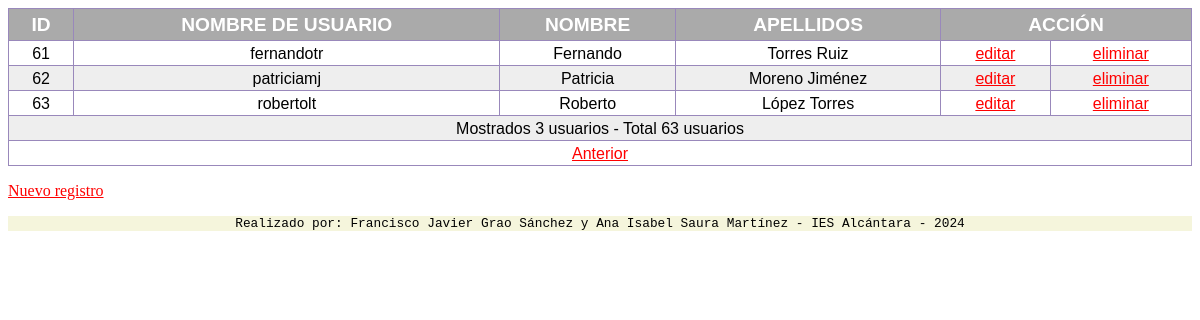
The page /listUsu.php?numPagina=4 on the database its author committed.
### tables this page shows
create table usuarios(
idusuario int unsigned primary key auto_increment,
nombre varchar(40) NOT NULL,
apellidos varchar(60) NOT NULL,
nomusu varchar(30) NOT NULL UNIQUE, 
clave varchar(255) NOT NULL,
email varchar(100) NOT NULL,
tel varchar(9) NOT NULL,
ganancias decimal DEFAULT 0,
fechanac date NOT NULL,
imgusu varchar(200),
tipocu varchar(20) DEFAULT "Gratuita",
marketing char(1) DEFAULT "S",
tipousu char(1) DEFAULT "n",
validada char(1) DEFAULT 'N'
);

### includes/config.php (called while the page is built, shortened)
<?php
$REGISTROS_PAG = 20;

### listUsu.php (the view, shortened to what this page needs)
<?php
require("includes/cabecera.php");
if (isset($_GET['numPagina'])) {
    $numPag = $_GET['numPagina'];
} else {
    $numPag = 1;
}
$numIni = ($numPag - 1) * $REGISTROS_PAG;
?>
<table>
    <tr>
        <th>ID</th>
        <th>NOMBRE DE USUARIO</th>
        <th>NOMBRE</th>
        <th>APELLIDOS</th>
        <th colspan="3">ACCI&Oacute;N</th>
    </tr>
    <?php
    $pdo = conectar();
    $sql = "SELECT idusuario,nomusu,nombre,apellidos FROM usuarios ORDER BY idusuario ASC LIMIT $numIni, $REGISTROS_PAG";
    $res = $pdo->query($sql);
    $conta = 0;
    while ($fila = $res->fetch()) {
        $conta++;
        if (($conta % 2 == 0)) {
            echo "<tr class='alt'>";
        } else {
            echo "<tr>";
        }
        echo "<td>" . $fila['idusuario'] . "</td>\n";
        echo "<td>" . $fila['nomusu'] . "</td>\n";
        echo "<td>" . $fila['nombre'] . "</td>\n";
        echo "<td>" . $fila['apellidos'] . "</td>\n";
        echo "<td><a href='editarUsu.php?id=" . $fila['idusuario'] . "'>editar</a></td>\n";
        echo "<td><a href='eliminarUsu.php?id=" . $fila['idusuario'] . "'>eliminar</a></td></tr>\n";
    }
    $sql = "select count(*) as contaFilas from usuarios";
    $res = $pdo->query($sql);
    $fila = $res->fetch();
    $totalFilas = $fila['contaFilas'];
    $totalPag = ceil($totalFilas / $REGISTROS_PAG);
    echo "<tr><td class='centrado' colspan='6'>Mostrados $conta usuarios - Total $totalFilas usuarios</td></tr>";
    if ($totalPag > 1) {
        echo "<tr><td  class='centrado' colspan='6'>";
        if ($numPag > 1) {
            echo "<a href='" . $_SERVER['PHP_SELF'] . "?numPagina=" . ($numPag - 1) . "'>Anterior</a> ";
        }
        echo "</td></tr>\n";
    }
    ?>
</table>
<p><a href='altaUsu.php'>Nuevo registro</a></p>
<?php
require("includes/pie.php")
?>

### style/registro_formulario.css (style rules this page uses)
a { color: red; }
.centrado { text-align: center; }

### style/tablas.css (style rules this page uses)
table { font-family: Arial; text-align: center; width: 100%; border-collapse: collapse; }
th { font-size: 1.2em; border: 1px solid #98b; padding-top: 5px; padding-bottom: 4px; background-color: #aaa; color: #fff; }
td { font-size: 1em; border: 1px solid #98b; padding: 4px 7px 2px 7px; }
table tr:nth-child(2n+1) { color: #000; background-color: #eee; }
.alt { color: #000; background-color: #eee; }

### rows shown on the page
usuarios: idusuario "61", nomusu "fernandotr", nombre "Fernando", apellidos "Torres Ruiz"
usuarios: idusuario "62", nomusu "patriciamj", nombre "Patricia", apellidos "Moreno Jiménez"
usuarios: idusuario "63", nomusu "robertolt", nombre "Roberto", apellidos "López Torres"

### other values the page prints
$conta "3"
$totalFilas "63"
